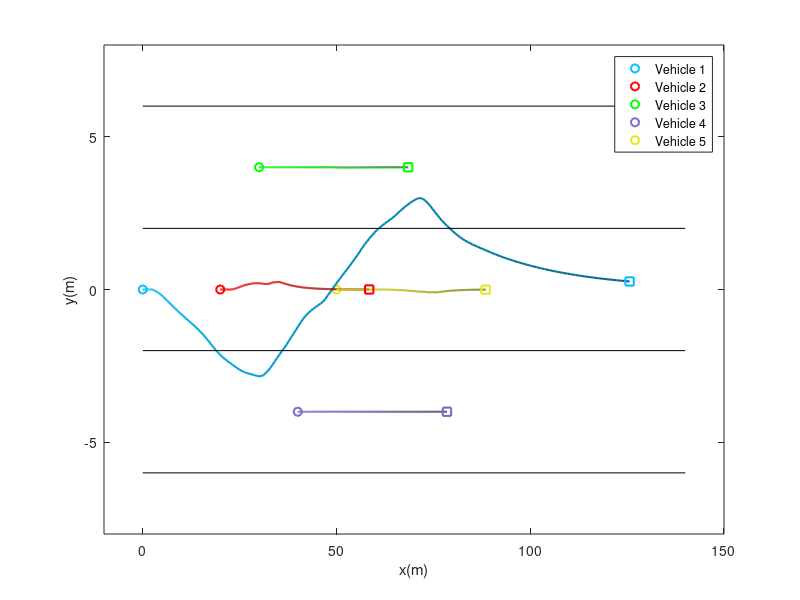
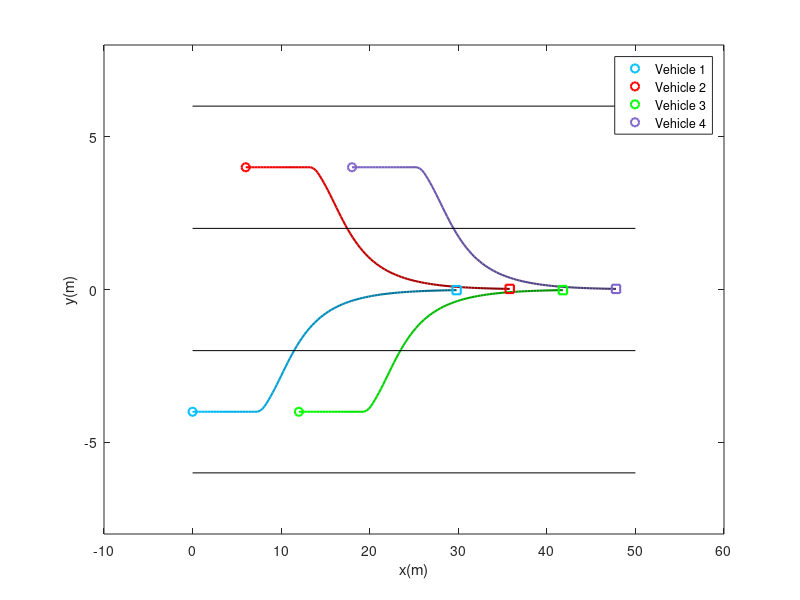

Write the MATLAB code that produced these figures, in order. (Note: a time limit stopped this script after it produced the figures.)
clear;
close all;

color = [[0 0.75 1];[1 0 0];[0 1 0];[0.5 0.4 0.8];[0.9 0.9 0.1];[0 0 1]];


%% Overtaking
load('traj_overtaking.mat');
% Plot traj
[num_ts, dim_num_veh] = size(traj_log);
dim = 2;
num_veh = dim_num_veh/2;

figure(1)
for i=0:num_veh-1
    veh_pos = traj_log(1,2*i+1:2*i+2);
    plot(veh_pos(2),veh_pos(1)+2,'o','color',color(i+1,:),'Linewidth',1.5);
    hold on
end

for i=0:num_veh-1
    veh_traj = traj_log(:,2*i+1:2*i+2);
    for j=1:num_ts-1
%         patch(veh_traj(:,2),veh_traj(:,1)+2,veh_traj(:,2),'EdgeColor','flat','LineWidth',1,'MarkerFaceColor','flat','FaceColor','none');
        plot(veh_traj(j:j+1,2),veh_traj(j:j+1,1)+2,'Linewidth',1.5,'color',(1-j/2/num_ts)*color(i+1,:));
    hold on
    end
end

for i=0:num_veh-1
    veh_pos = traj_log(num_ts,2*i+1:2*i+2);
    plot(veh_pos(2),veh_pos(1)+2,'s','color',color(i+1,:),'Linewidth',1.5);
    hold on
end

% Plot lane
length = 140;
Lane_boundary = [0, 6, 0, 2, 0, -2, 0, -6; ...
                length, 6, length, 2, length, -2, length, -6];
Lane_num = 3;
for i=0:Lane_num
    lane = Lane_boundary(:,2*i+1:2*i+2);
    plot(lane(:,1),lane(:,2),'k');
    hold on
end

xlabel('x(m)');
ylabel('y(m)');
legend('Vehicle 1','Vehicle 2','Vehicle 3','Vehicle 4','Vehicle 5');
axis([-10,length+10,-8,8])


%% Platoon formation
load('traj_platoon.mat');
% Plot traj
[num_ts, dim_num_veh] = size(traj_log);
dim = 2;
num_veh = dim_num_veh/2;

figure(2)
for i=0:num_veh-1
    veh_pos = traj_log(1,2*i+1:2*i+2);
    plot(veh_pos(2),veh_pos(1)+2,'o','color',color(i+1,:),'Linewidth',1.5);
    hold on
end

for i=0:num_veh-1
    veh_traj = traj_log(:,2*i+1:2*i+2);
    for j=1:num_ts-1
%         patch(veh_traj(:,2),veh_traj(:,1)+2,veh_traj(:,2),'EdgeColor','flat','LineWidth',1,'MarkerFaceColor','flat','FaceColor','none');
        plot(veh_traj(j:j+1,2),veh_traj(j:j+1,1)+2,'Linewidth',1.5,'color',(1-j/2/num_ts)*color(i+1,:));
    hold on
    end
end

for i=0:num_veh-1
    veh_pos = traj_log(num_ts,2*i+1:2*i+2);
    plot(veh_pos(2),veh_pos(1)+2,'s','color',color(i+1,:),'Linewidth',1.5);
    hold on
end

% Plot lane
length = 50;
Lane_boundary = [0, 6, 0, 2, 0, -2, 0, -6; ...
                length, 6, length, 2, length, -2, length, -6];
Lane_num = 3;
for i=0:Lane_num
    lane = Lane_boundary(:,2*i+1:2*i+2);
    plot(lane(:,1),lane(:,2),'k');
    hold on
end

xlabel('x(m)');
ylabel('y(m)');
legend('Vehicle 1','Vehicle 2','Vehicle 3','Vehicle 4');
axis([-10,length+10,-8,8])


%% Merging
load('traj_merging.mat');
% Plot traj
[num_ts, dim_num_veh] = size(traj_log);
dim = 2;
num_veh = dim_num_veh/2;

figure(3)
for i=0:num_veh-1
    veh_pos = traj_log(1,2*i+1:2*i+2);
    plot(veh_pos(2),veh_pos(1)+2,'o','color',color(i+1,:),'Linewidth',1.5);
    hold on
end

for i=0:num_veh-1
    veh_traj = traj_log(:,2*i+1:2*i+2);
    for j=1:num_ts-1
%         patch(veh_traj(:,2),veh_traj(:,1)+2,veh_traj(:,2),'EdgeColor','flat','LineWidth',1,'MarkerFaceColor','flat','FaceColor','none');
        plot(veh_traj(j:j+1,2),veh_traj(j:j+1,1)+2,'Linewidth',1.5,'color',(1-j/2/num_ts)*color(i+1,:));
    hold on
    end
end

for i=0:num_veh-1
    veh_pos = traj_log(num_ts,2*i+1:2*i+2);
    plot(veh_pos(2),veh_pos(1)+2,'s','color',color(i+1,:),'Linewidth',1.5);
    hold on
end

% Plot lane
length = 70;
Lane_boundary = [0, 6, 0, 2, 0, -2, 0, -6; ...
                length, 6, length, 2, length, -2, length, -6];
Lane_num = 3;
for i=0:Lane_num
    lane = Lane_boundary(:,2*i+1:2*i+2);
    plot(lane(:,1),lane(:,2),'k');
    hold on
end

xlabel('x(m)');
ylabel('y(m)');
legend('Vehicle 1','Vehicle 2','Vehicle 3','Vehicle 4');
axis([-10,length+10,-8,8])

%% Merging
load('traj_merging2.mat');
% Plot traj
[num_ts, dim_num_veh] = size(traj_log);
dim = 2;
num_veh = dim_num_veh/2;

figure(4)
for i=0:num_veh-1
    veh_pos = traj_log(1,2*i+1:2*i+2);
    plot(veh_pos(2),veh_pos(1)+2,'o','color',color(i+1,:),'Linewidth',1.5);
    hold on
end

for i=0:num_veh-1
    veh_traj = traj_log(:,2*i+1:2*i+2);
    for j=1:num_ts-1
%         patch(veh_traj(:,2),veh_traj(:,1)+2,veh_traj(:,2),'EdgeColor','flat','LineWidth',1,'MarkerFaceColor','flat','FaceColor','none');
        plot(veh_traj(j:j+1,2),veh_traj(j:j+1,1)+2,'Linewidth',1.5,'color',(1-j/2/num_ts)*color(i+1,:));
    hold on
    end
end

for i=0:num_veh-1
    veh_pos = traj_log(num_ts,2*i+1:2*i+2);
    plot(veh_pos(2),veh_pos(1)+2,'s','color',color(i+1,:),'Linewidth',1.5);
    hold on
end

% Plot lane
length = 70;
Lane_boundary = [0, 6, 0, 2, 0, -2, 0, -6; ...
                length, 6, length, 2, length, -2, length, -6];
Lane_num = 3;
for i=0:Lane_num
    lane = Lane_boundary(:,2*i+1:2*i+2);
    plot(lane(:,1),lane(:,2),'k');
    hold on
end

xlabel('x(m)');
ylabel('y(m)');
legend('Vehicle 1','Vehicle 2','Vehicle 3','Vehicle 4');
axis([-10,length+10,-8,8])


%% Crossing
load('traj_crossing.mat');
% Plot traj
[num_ts, dim_num_veh] = size(traj_log);
dim = 2;
num_veh = dim_num_veh/2;

figure(5)
for i=0:num_veh-1
    veh_pos = traj_log(1,2*i+1:2*i+2);
    plot(veh_pos(2),veh_pos(1)+2,'o','color',color(i+1,:),'Linewidth',1.5);
    hold on
end

for i=0:num_veh-1
    veh_traj = traj_log(:,2*i+1:2*i+2);
    for j=1:num_ts-1
%         patch(veh_traj(:,2),veh_traj(:,1)+2,veh_traj(:,2),'EdgeColor','flat','LineWidth',1,'MarkerFaceColor','flat','FaceColor','none');
        plot(veh_traj(j:j+1,2),veh_traj(j:j+1,1)+2,'Linewidth',1.5,'color',(1-j/2/num_ts)*color(i+1,:));
        if mod(j,25)==0
            plot(veh_traj(j,2),veh_traj(j,1)+2,'*','markersize',6,'color',(1-j/2/num_ts)*color(i+1,:));
            hold on;
        end
    hold on
    end
end

for i=0:num_veh-1
    veh_pos = traj_log(num_ts,2*i+1:2*i+2);
    plot(veh_pos(2),veh_pos(1)+2,'s','color',color(i+1,:),'Linewidth',1.5);
    hold on
end

% Plot lane
length = 45;
Lane_boundary = [0, 6, 0, 2, 0, -2, 0, -6; ...
                length, 6, length, 2, length, -2, length, -6];
Lane_num = 3;
for i=0:Lane_num
    lane = Lane_boundary(:,2*i+1:2*i+2);
    plot(lane(:,1),lane(:,2),'k');
    hold on
end

xlabel('x(m)');
ylabel('y(m)');
legend('Vehicle 1','Vehicle 2');
axis([-10,length+10,-8,8])





%% Planning time
load('planning_time_5.mat')
num = 5;
[~,l] = size(planning_time);
max_total = [];
for i = 1:floor(l/num)
    max_total(i) = sum(planning_time((i-1)*num+1:i*num));
end
max(max_total)


%% Cost
% num = 5
cost =  [ -0.3367531634909222  -0.49395316349781593  -0.6871531635226864 ...
            -0.9163531632574929  -1.181553163360178 ];
sum(cost)

% num = 4
cost =  [ -0.3140531633842349  -0.46525316338754497  -0.6524531633749446  -0.8756531632775719 ];
sum(cost)

% num = 3
cost =  [ -0.3367531634909218  -0.49395316337054174  -0.6871531635253726 ];
sum(cost)

% num = 2
cost =  [ -0.32301388480547544 -0.4766138847442061 ];
sum(cost)
